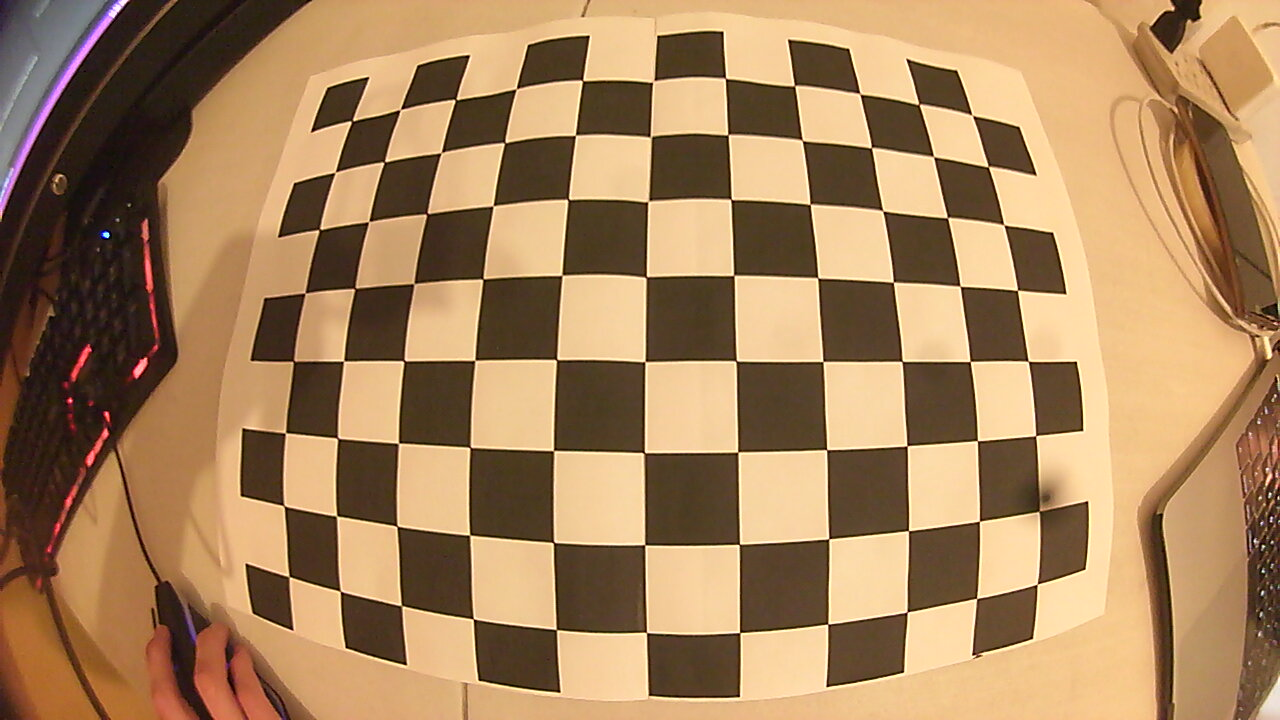
#> input picture Pruebas/color_segmentation_real_robot/distorted_images/2023-02-12-192429.jpg, 1280 x 720 px, given in place of the camera
$ python color_segmentation_real_robot_video.py
#> lines starting #> are read from the running program, lines starting #| are printed output that depends on the picture; after the words box and inside, x2 and y2 are one past the last pixel; in counts of white or black regions, pixels touching at a corner belong together
import cv2
import glob
import numpy as np

def get_color_segmentation(bgr_image, hsv_lower_limit, hsv_upper_limit):

    img_hsv = cv2.cvtColor(bgr_image, cv2.COLOR_BGR2HSV)

    img_bin = cv2.inRange(img_hsv, hsv_lower_limit, hsv_upper_limit)

    # Erode and then dilate

    kernel = cv2.getStructuringElement(cv2.MORPH_RECT,(5,5))

    img_without_noise = cv2.morphologyEx(img_bin, cv2.MORPH_OPEN, kernel)

    return img_without_noise

def get_centroid_px_from_binary_img(binary_img):

    nonzero_elements = cv2.findNonZero(binary_img)

    centroid = cv2.mean(nonzero_elements)

    x = int(centroid[0])

    y = int(centroid[1])

    return (x,y)

def get_undistorted_image(distorted_image, camera_matrix, distortion_coef):

    """
    h,  w = distorted_image.shape[:2]

    newcameramtx, roi = cv2.getOptimalNewCameraMatrix(camera_matrix,
                                                      distortion_coef,
                                                      (w,h),
                                                      1,
                                                      (w,h))

    dst = cv2.undistort(distorted_image,
                        camera_matrix,
                        distortion_coef,
                        None,
                        newcameramtx)
    """
    # x, y, w, h = roi

    # dst = dst[y:y+h, x:x+w]

    dst = cv2.undistort(distorted_image, camera_matrix, distortion_coef, None)

    return dst

def get_undistorted_centroid_px(distorted_centroid, camera_matrix, distortion_coef):

    fx = camera_matrix[0][0]
    fy = camera_matrix[1][1]
    cx = camera_matrix[0][2]
    cy = camera_matrix[1][2]

    centroid = np.array([distorted_centroid[0],
                         distorted_centroid[1]],
                         dtype = np.float32)

    undistorted_point = cv2.undistortPoints(centroid,
                                            camera_matrix,
                                            distortion_coef)

    x = int(undistorted_point[0][0][0] * fx + cx)

    y = int(undistorted_point[0][0][1] * fy + cy)

    return (x, y)

camera_matrix = np.array([[531.16719459, 0,686.90394518],
                          [0, 532.5711697, 364.00099154],
                          [0, 0, 1]],
                          dtype = np.float32)

dist = np.array([[-0.31429497,  0.09157624, -0.00064995,  0.00094649, -0.01083083]],
                dtype=np.float32)

cap = cv2.VideoCapture(2)

while True:

    _, frame = cap.read()
#> frame is the input picture: shape (720, 1280, 3); mean B, G, R 92.9, 131.4, 166.3

    distorted_image = frame


    # Getting color segmentation

    hsv_lower_limit = np.array([40, 100, 50])

    hsv_upper_limit = np.array([80, 255, 255])

    binary_image = get_color_segmentation(bgr_image = distorted_image,
                                          hsv_lower_limit = hsv_lower_limit,
                                          hsv_upper_limit = hsv_upper_limit)

    distorted_centroid = get_centroid_px_from_binary_img(binary_img = binary_image)
#> in get_centroid_px_from_binary_img, `nonzero_elements = cv2.findNonZero(binary_img)`: nonzero_elements = None
#> in get_centroid_px_from_binary_img, `centroid = cv2.mean(nonzero_elements)`: centroid = (0, 0, 0, 0)
#> in get_centroid_px_from_binary_img, `x = int(centroid[0])`: x = 0
#> distorted_centroid = (0, 0)

    distorted_image = cv2.circle(distorted_image,
                                 distorted_centroid,
                                 radius = 5,
                                 color = (0, 0, 255),
                                 thickness = -1)
#> distorted_image: shape (720, 1280, 3); under 0.01% of pixels changed, all inside (x1, y1, x2, y2) = (0, 0, 6, 6)

    """
    binary_image = cv2.circle(binary_image,
                              (distorted_centroid[0],
                               distorted_centroid[1]),
                               radius = 2,
                               color=(0, 0, 255),
                               thickness=-1)
    """
    # Drawing centroid to distorted image
    """
    bgr_image = cv2.circle(distorted_image,
                           (distorted_centroid[0],
                            distorted_centroid[1]),
                            radius = 5,
                            color=(0, 0, 255),
                            thickness=-1)
    """
    # Getting undistorted image

    undistorted_img = get_undistorted_image(distorted_image = distorted_image,
                                            camera_matrix = camera_matrix,
                                            distortion_coef = dist)
#> in get_undistorted_image, `dst = cv2.undistort(distorted_image, camera_matrix, distortion_coef, N..`:
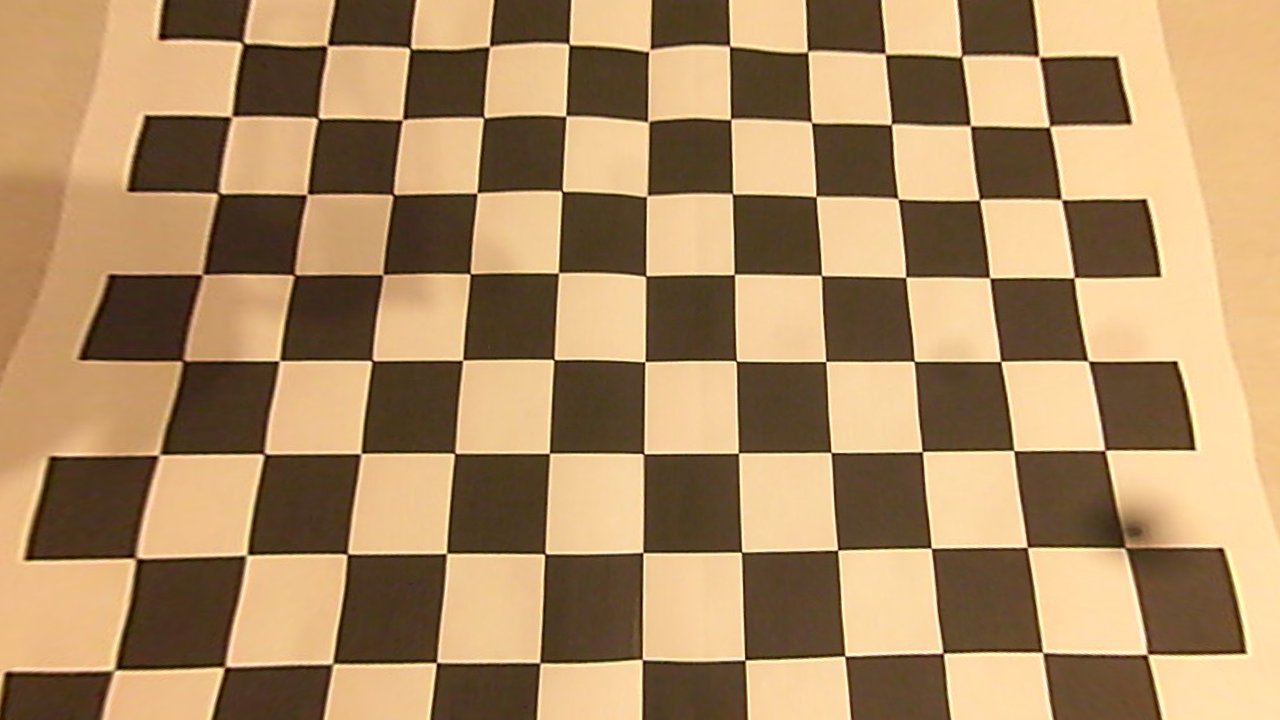
#> dst: shape (720, 1280, 3); mean B, G, R 99.5, 138.9, 170.8

    undistorted_centroid = get_undistorted_centroid_px(distorted_centroid = distorted_centroid,
                                                       camera_matrix = camera_matrix,
                                                       distortion_coef = dist)
#> in get_undistorted_centroid_px, `centroid = np.array([distorted_centroid[0], distorted_centroid[1]], dt..`: centroid = [0, 0]
#> in get_undistorted_centroid_px, `undistorted_point = cv2.undistortPoints(centroid, camera_matrix, disto..`: undistorted_point = [[-1.29, -0.683]]
#> in get_undistorted_centroid_px, `x = int(undistorted_point[0][0][0] * fx + cx)`: x = 0
#> undistorted_centroid = (0, 0)


    undistorted_img = cv2.circle(undistorted_img,
                                 (undistorted_centroid[0],
                                  undistorted_centroid[1]),
                                  radius = 5,
                                  color = (0, 0, 255),
                                  thickness = -1)

    print(distorted_centroid, undistorted_centroid)
#| (0, 0) (0, 0)

    cv2.imshow('binary_image', binary_image)

    cv2.imshow('distorted_image', distorted_image)

    cv2.imshow('undistorted_image', undistorted_img)

    if cv2.waitKey(1) & 0xFF == ord('q'):

#> (key q is pressed here)
         break

$ run again, on Pruebas/color_segmentation_real_robot/distorted_images/2023-02-12-195025.jpg
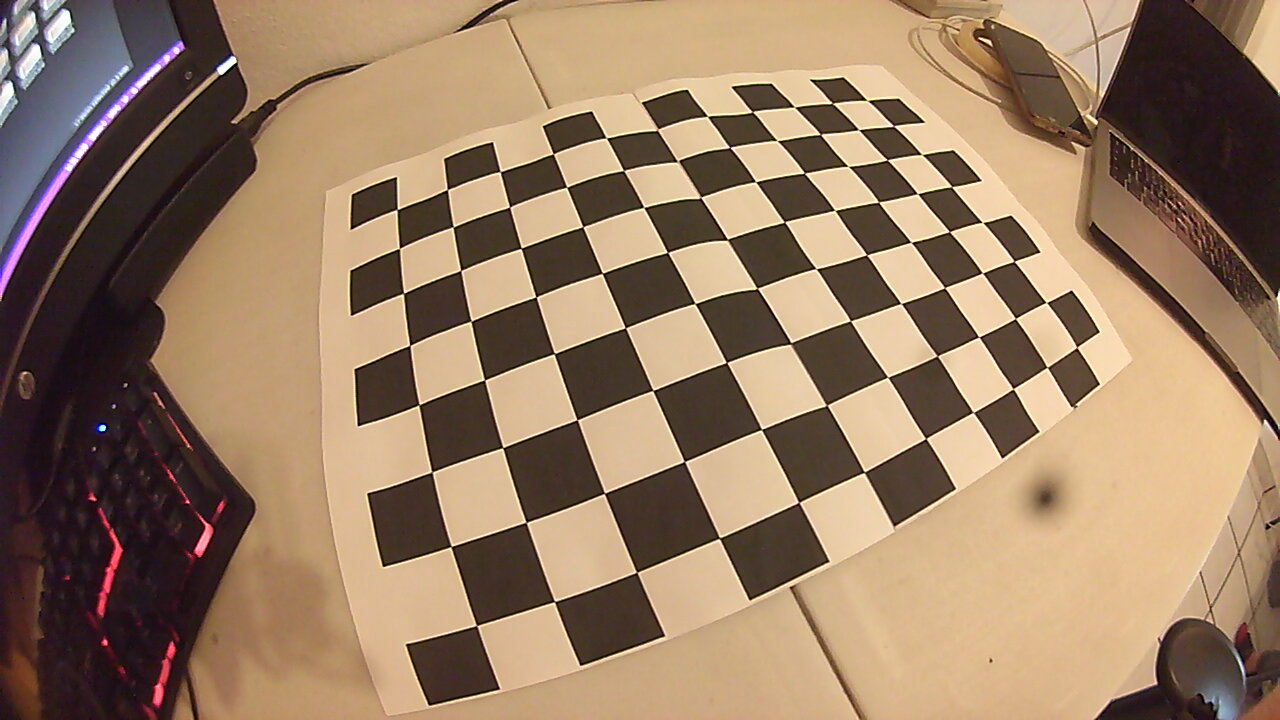
#> input picture Pruebas/color_segmentation_real_robot/distorted_images/2023-02-12-195025.jpg, 1280 x 720 px, given in place of the camera
#> frame is the input picture: shape (720, 1280, 3); mean B, G, R 99.5, 124.3, 151.1
#> img_hsv: shape (720, 1280, 3); mean H, S, V 33.2, 98, 151.8
#> in get_color_segmentation, `img_bin = cv2.inRange(img_hsv, hsv_lower_limit, hsv_upper_limit)`:
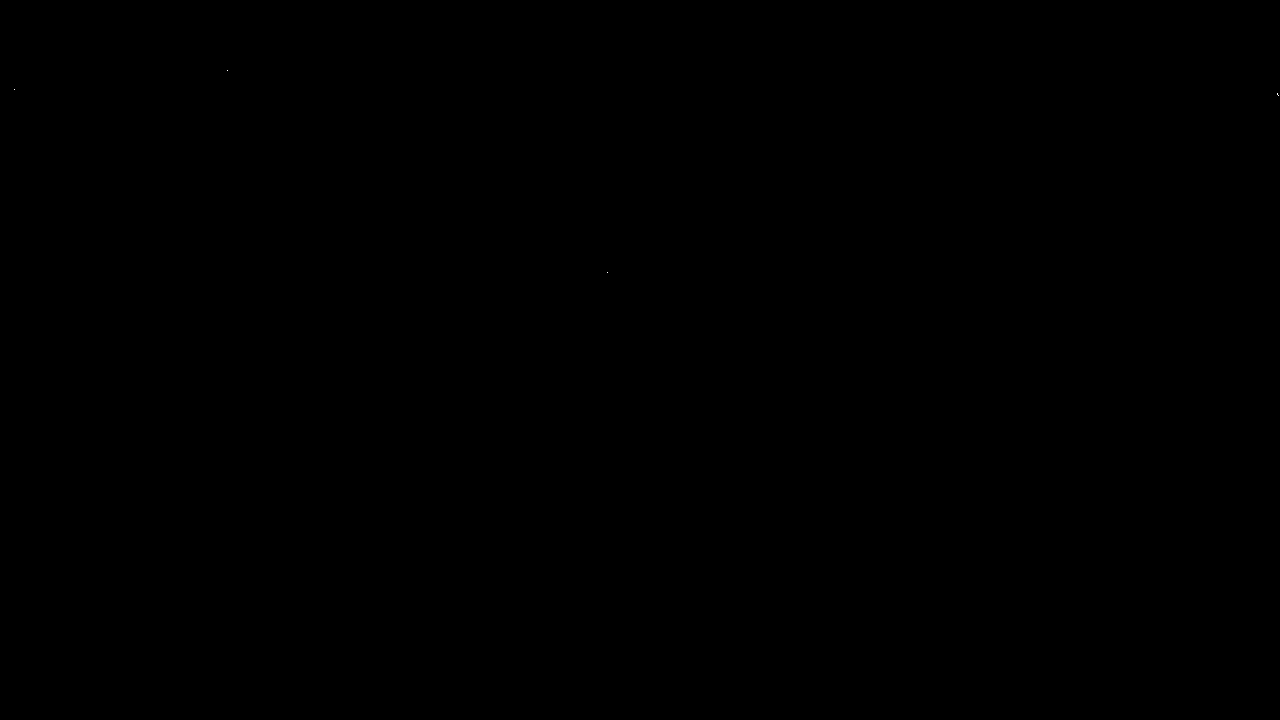
#> img_bin: shape (720, 1280); 0% white in thin lines or dots, all inside (x1, y1, x2, y2) = (14, 70, 1279, 273)
#> img_without_noise: shape (720, 1280); every value is 0
#> nonzero_elements = None
#> in get_centroid_px_from_binary_img, `centroid = cv2.mean(nonzero_elements)`: centroid = (0, 0, 0, 0)
#> in get_centroid_px_from_binary_img, `x = int(centroid[0])`: x = 0
#> distorted_centroid = (0, 0)
#> distorted_image: shape (720, 1280, 3); under 0.01% of pixels changed, all inside (x1, y1, x2, y2) = (0, 0, 6, 6)
#> in get_undistorted_image, `dst = cv2.undistort(distorted_image, camera_matrix, distortion_coef, N..`:
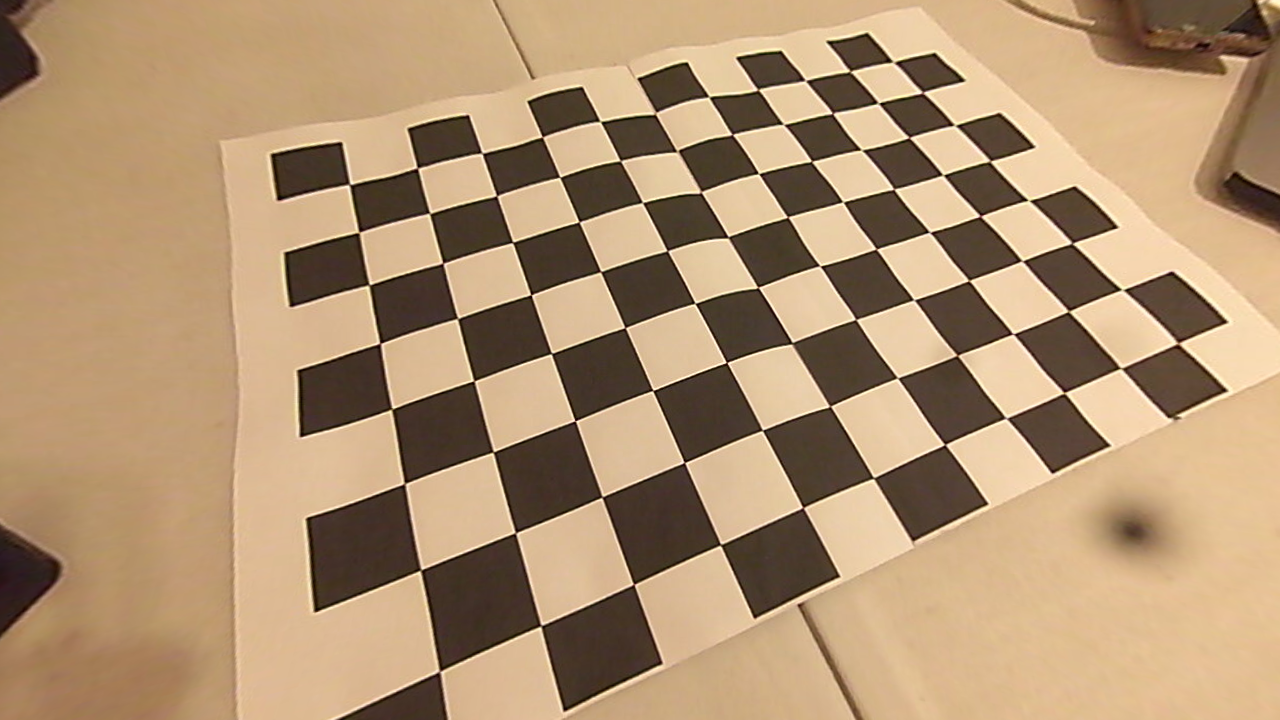
#> dst: shape (720, 1280, 3); mean B, G, R 114, 147, 176
#> in get_undistorted_centroid_px, `centroid = np.array([distorted_centroid[0], distorted_centroid[1]], dt..`: centroid = [0, 0]
#> undistorted_point = [[-1.29, -0.683]]
#> in get_undistorted_centroid_px, `x = int(undistorted_point[0][0][0] * fx + cx)`: x = 0
#> undistorted_centroid = (0, 0)
#| (0, 0) (0, 0)

$ run again, on Pruebas/color_segmentation_real_robot/distorted_images/2023-05-24-195949.jpg
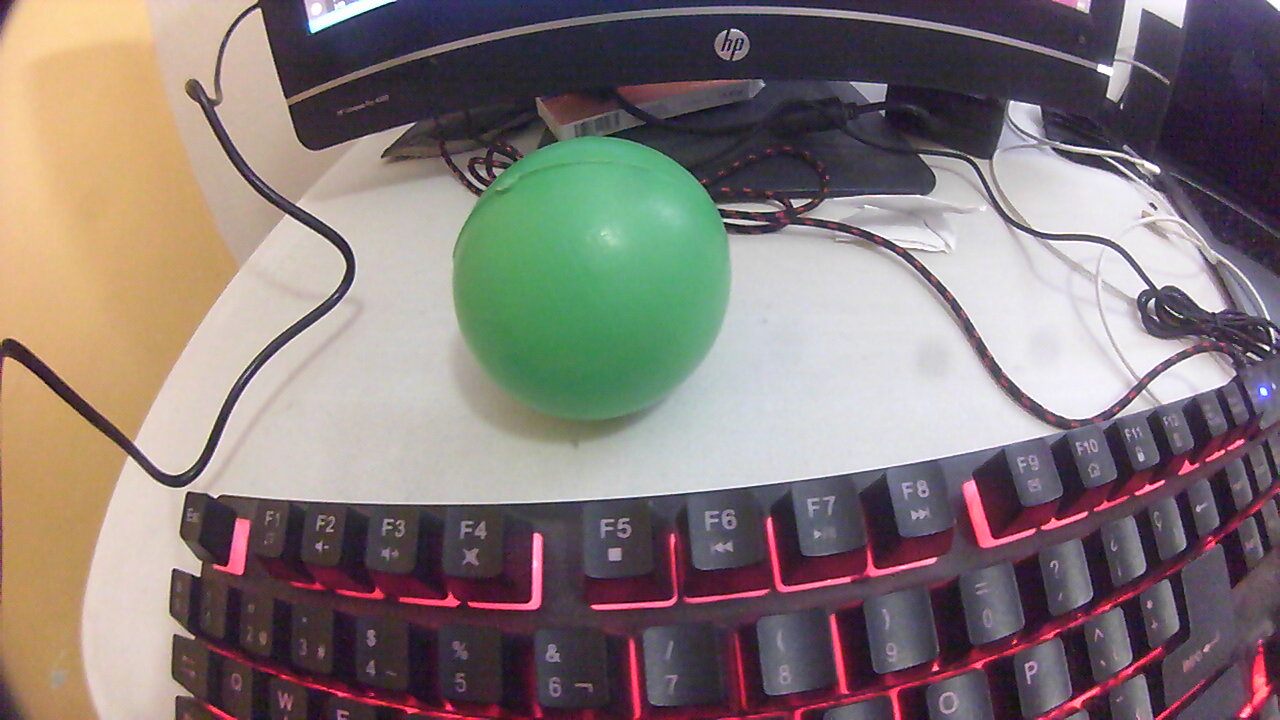
#> input picture Pruebas/color_segmentation_real_robot/distorted_images/2023-05-24-195949.jpg, 1280 x 720 px, given in place of the camera
#> frame is the input picture: shape (720, 1280, 3); mean B, G, R 119.1, 121.2, 133.2
#> img_hsv: shape (720, 1280, 3); mean H, S, V 94.8, 66.6, 142
#> in get_color_segmentation, `img_bin = cv2.inRange(img_hsv, hsv_lower_limit, hsv_upper_limit)`:
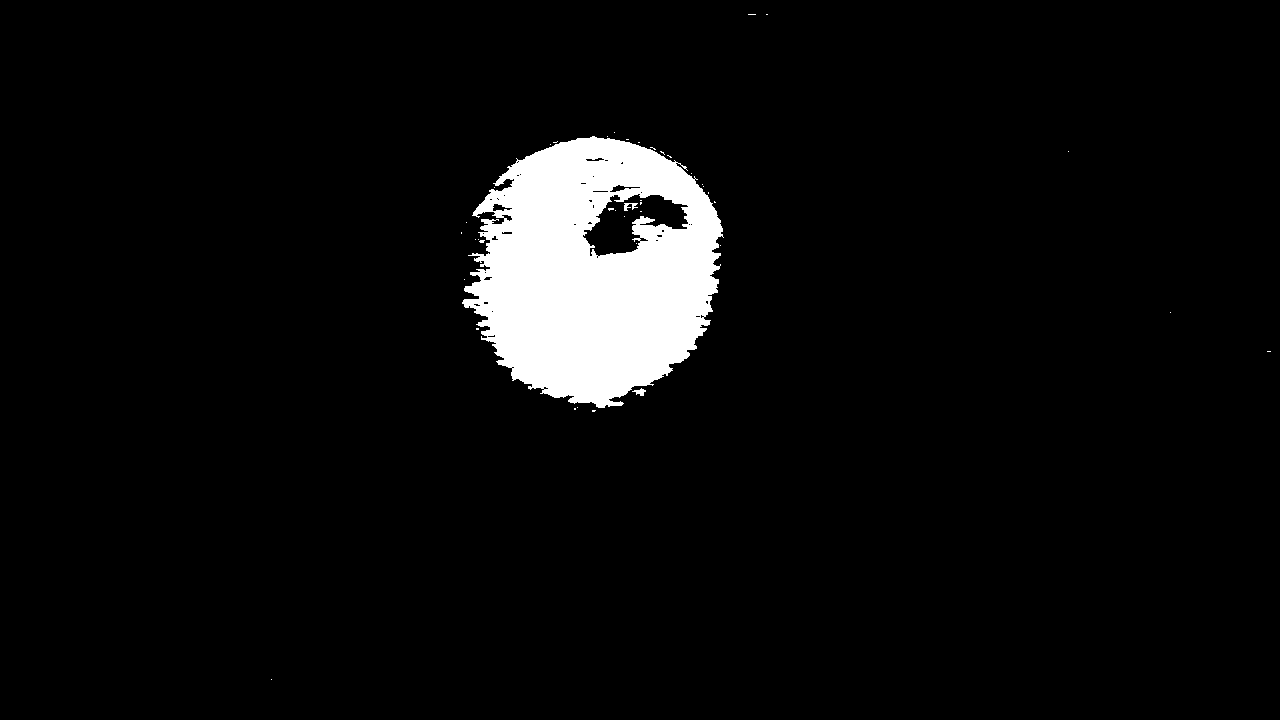
#> img_bin: shape (720, 1280); 5.2% white; 42 white regions (39 under 20 px), largest, box (x1, y1, x2, y2) and area: (462, 136, 724, 408) 48044, (624, 203, 638, 211) 62, (632, 388, 646, 396) 56
#> img_without_noise: shape (720, 1280); 5.1% white; 3 white regions, box (x1, y1, x2, y2) and area: (464, 137, 722, 408) 47014, (636, 218, 650, 224) 76, (495, 210, 502, 218) 53
#> nonzero_elements = contour of 47143 points, box (x1, y1, x2, y2) (464, 137, 722, 408), area 504
#> in get_centroid_px_from_binary_img, `centroid = cv2.mean(nonzero_elements)`: centroid = (593.5, 272.1, 0, 0)
#> in get_centroid_px_from_binary_img, `x = int(centroid[0])`: x = 593
#> in get_centroid_px_from_binary_img, `y = int(centroid[1])`: y = 272
#> distorted_centroid = (593, 272)
#> distorted_image: shape (720, 1280, 3); 0.01% of pixels changed, all inside (x1, y1, x2, y2) = (588, 267, 599, 278)
#> in get_undistorted_image, `dst = cv2.undistort(distorted_image, camera_matrix, distortion_coef, N..`:
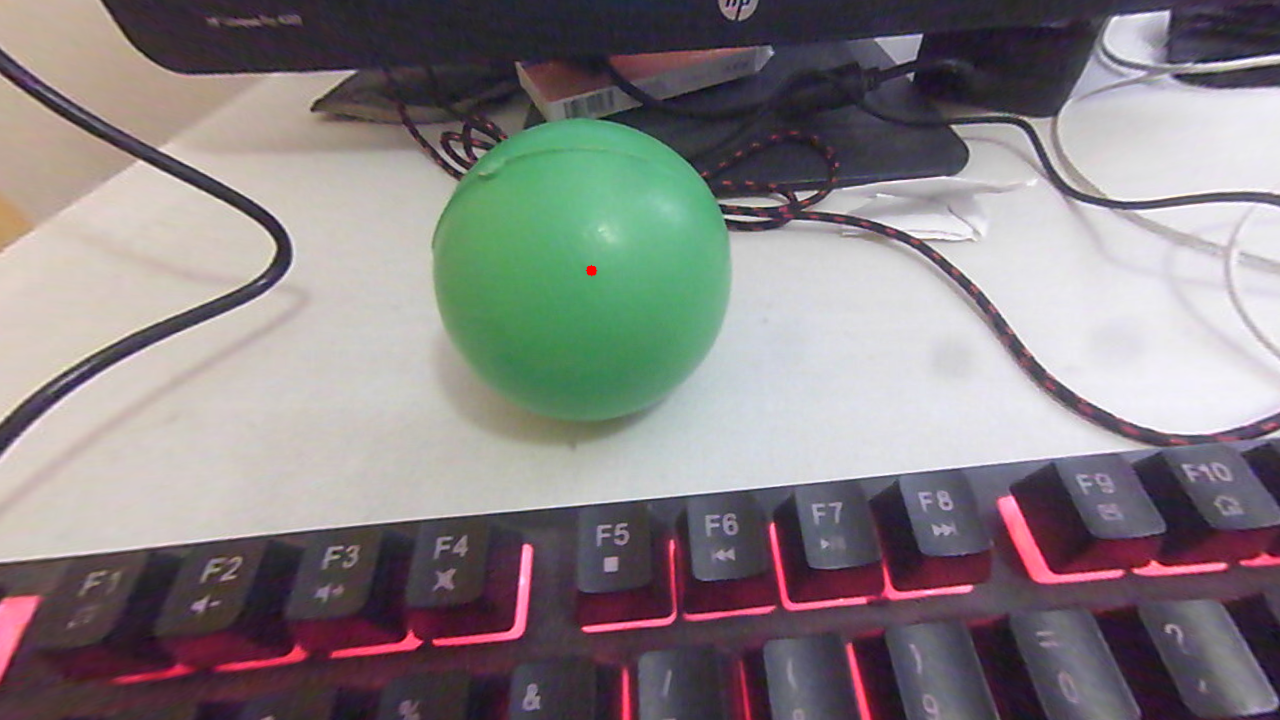
#> dst: shape (720, 1280, 3); mean B, G, R 130.4, 128.4, 134.8
#> in get_undistorted_centroid_px, `centroid = np.array([distorted_centroid[0], distorted_centroid[1]], dt..`: centroid = [593, 272]
#> undistorted_point = [[-0.18, -0.176]]
#> in get_undistorted_centroid_px, `x = int(undistorted_point[0][0][0] * fx + cx)`: x = 591
#> in get_undistorted_centroid_px, `y = int(undistorted_point[0][0][1] * fy + cy)`: y = 270
#> undistorted_centroid = (591, 270)
#> undistorted_img: shape (720, 1280, 3); under 0.01% of pixels changed, all inside (x1, y1, x2, y2) = (586, 265, 597, 276)
#| (593, 272) (591, 270)
